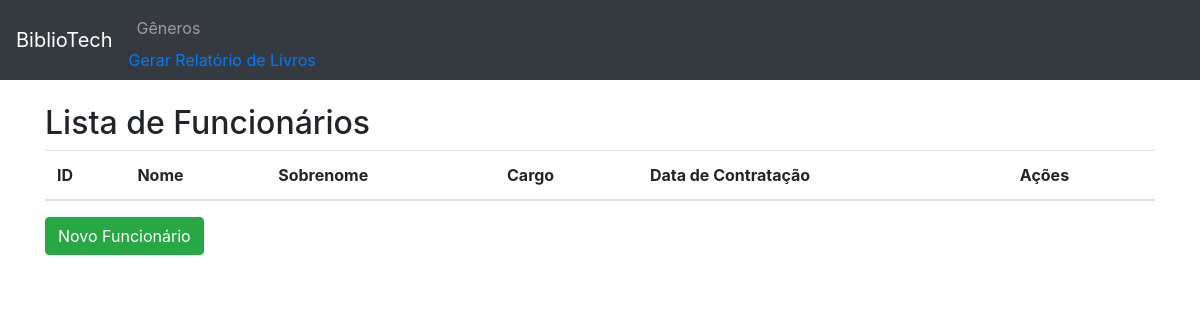
The page /funcionarios/ on the database as committed earlier.
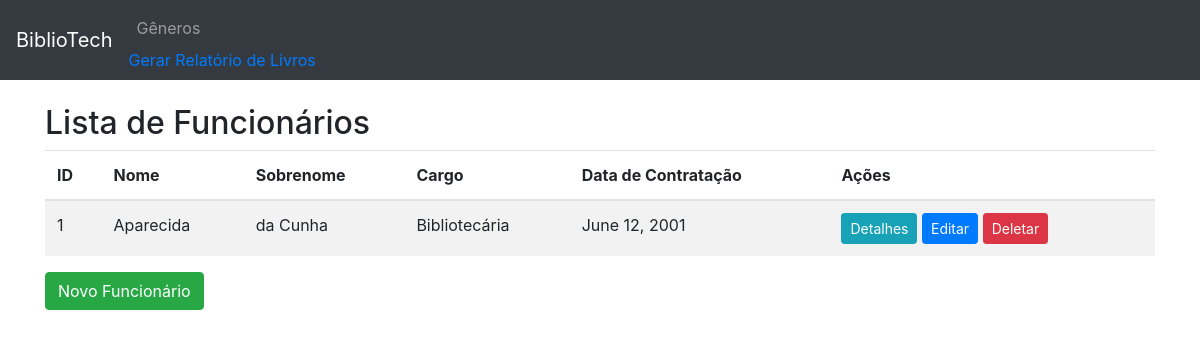
The same page on the database as committed later.
### appmodelo/models.py (models this page shows, shortened)
class Funcionario(models.Model):
    nome = models.CharField(max_length=100)
    sobrenome = models.CharField(max_length=100)
    cargo = models.CharField(max_length=100)
    data_contratacao = models.DateField()

### appmodelo/views.py (the view)
# urls.py: path('funcionarios/', views.lista_funcionarios, name='lista_funcionarios'),
def lista_funcionarios(request):
    funcionarios = Funcionario.objects.all()
    return render(request, 'lista_funcionarios.html', {'funcionarios': funcionarios})

### appmodelo/templates/lista_funcionarios.html
{% extends 'base.html' %}
{% block content %}
<h2>Lista de Funcionários</h2>
<table class="table table-striped">
    <thead>
        <tr>
            <th>ID</th>
            <th>Nome</th>
            <th>Sobrenome</th>
            <th>Cargo</th>
            <th>Data de Contratação</th>
            <th>Ações</th>
        </tr>
    </thead>
    <tbody>
        {% for funcionario in funcionarios %}
        <tr>
            <td>{{ funcionario.id }}</td>
            <td>{{ funcionario.nome }}</td>
            <td>{{ funcionario.sobrenome }}</td>
            <td>{{ funcionario.cargo }}</td>
            <td>{{ funcionario.data_contratacao }}</td>
            <td>
                <a href="{% url 'detalhes_funcionario' funcionario.id %}" class="btn btn-info btn-sm">Detalhes</a>
                <a href="{% url 'editar_funcionario' funcionario.id %}" class="btn btn-primary btn-sm">Editar</a>
                <a href="{% url 'deletar_funcionario' funcionario.id %}" class="btn btn-danger btn-sm">Deletar</a>
            </td>
        </tr>
        {% endfor %}
    </tbody>
</table>
<a href="{% url 'novo_funcionario' %}" class="btn btn-success">Novo Funcionário</a>
{% endblock %}

Rows that differ between the two databases and show on the page:
added Funcionario: id "1", nome "Aparecida", sobrenome "da Cunha", cargo "Bibliotecária", data_contratacao "June 12, 2001"
